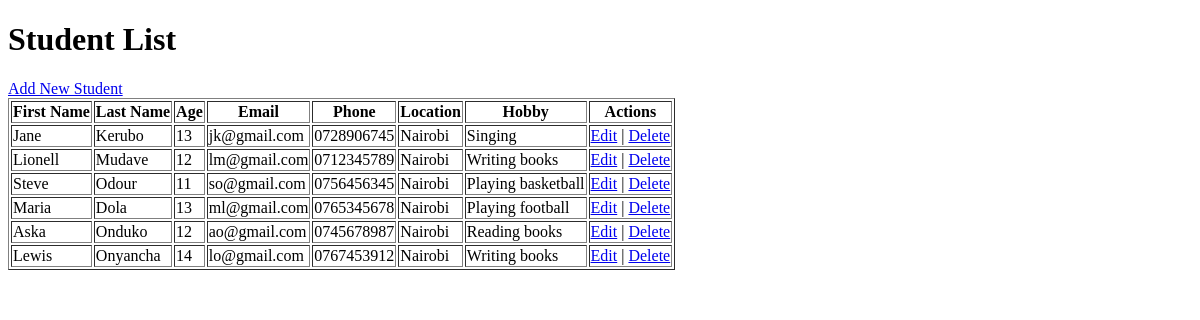
The app's page /, older data.
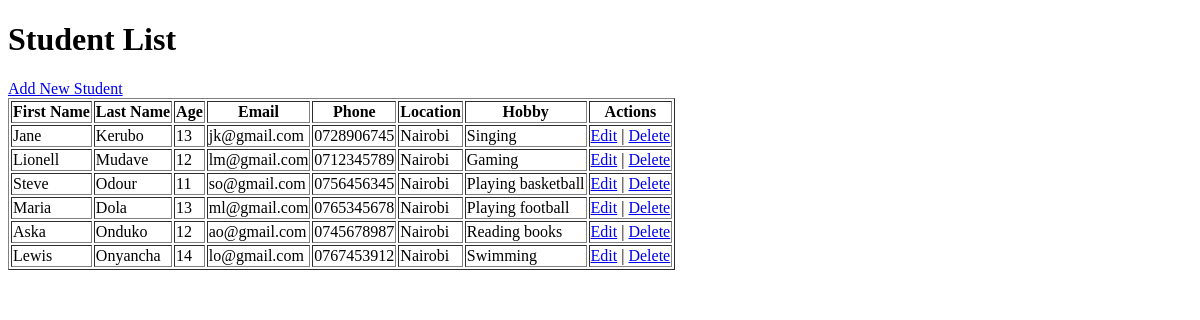
The same page, newer data.
### students/models.py (models this page shows)
class Student(models.Model):
    first_name = models.CharField(max_length=100)
    last_name = models.CharField(max_length=100)
    age = models.IntegerField()
    email = models.EmailField()
    phone = models.CharField(max_length=20)
    location = models.CharField(max_length=100)
    hobby = models.CharField(max_length=100)
    def __str__(self):
        return f"Student {self.first_name} {self.last_name}"

### students/views.py (the view)
# urls.py: path('', views.index, name='index'),
def index(request):
    students = Student.objects.all()
    print(students)  # For debugging purposes
    return render(request, 'students/index.html', {'students': students})

### students/templates/students/index.html (shortened to what this page needs)
<!DOCTYPE html>
<html>
<head>
</head>
<body>
  <h1>Student List</h1>
  <a href="{% url 'create_student' %}">Add New Student</a>
  <table border="1">
    <thead>
      <tr>
        <th>First Name</th>
        <th>Last Name</th>
        <th>Age</th>
        <th>Email</th>
        <th>Phone</th>
        <th>Location</th>
        <th>Hobby</th>
        <th>Actions</th>
      </tr>
    </thead>
    <tbody>
      {% for student in students %}
      <tr>
        <td>{{ student.first_name }}</td>
        <td>{{ student.last_name }}</td>
        <td>{{ student.age }}</td>
        <td>{{ student.email }}</td>
        <td>{{ student.phone }}</td>
        <td>{{ student.location }}</td>
        <td>{{ student.hobby }}</td>
        <td>
          <a href="{% url 'update_student' student.pk %}">Edit</a> |
          <a href="{% url 'confirm_delete' student.pk %}">Delete</a>
        </td>
      </tr>
      {% endfor %}
    </tbody>
  </table>
</body>
</html>

Row changes from the older to the newer data that the page shows:
changed Student "Lionell": hobby "Writing books" → "Gaming"
changed Student "Lewis": hobby "Writing books" → "Swimming"
